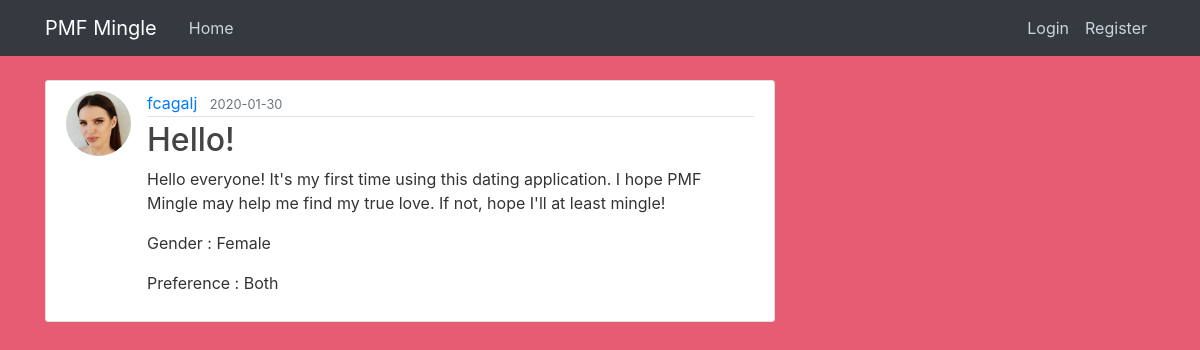
/post/1, run on the app's committed database.
### datingapp/models.py (models this page shows, shortened)
class User(db.Model, UserMixin):
    id = db.Column(db.Integer, primary_key=True)
    username = db.Column(db.String(20), unique=True, nullable=False)
    email = db.Column(db.String(120), unique=True, nullable=False)
    image_file = db.Column(db.String(20), nullable=False,
                           default='default.jpg')
    password = db.Column(db.String(60), nullable=False)
    gender = db.Column(db.String(20), nullable=False)
    preference = db.Column(db.String(20), nullable=False)
    posts = db.relationship('Post', backref='author', lazy=True)
    liked = db.relationship(
        'PostLike',
        foreign_keys='PostLike.user_id',
        backref='user', lazy='dynamic')

class Post(db.Model):
    id = db.Column(db.Integer, primary_key=True)
    title = db.Column(db.String(100), nullable=False)
    date_posted = db.Column(db.DateTime, nullable=False,
                            default=datetime.utcnow)
    content = db.Column(db.Text, nullable=False)
    user_id = db.Column(db.Integer, db.ForeignKey('user.id'), nullable=False)
    likes = db.relationship('PostLike', backref='post', lazy='dynamic')

### datingapp/routes.py (the view)
@app.route("/post/<int:post_id>")
def post(post_id):
    post = Post.query.get_or_404(post_id)
    return render_template('post.html', title=post.title, post=post)

### datingapp/templates/post.html (shortened to what this page needs)
{% extends "layout.html" %}
{% block content %}
  <article class="media content-section">
    <img class="rounded-circle article-img" src="{{ url_for('static', filename='profile_pics/' + post.author.image_file) }}">
    <div class="media-body">
      <div class="article-metadata">
        <a class="mr-2" href="#">{{ post.author.username }}</a>
        <small class="text-muted">{{ post.date_posted.strftime('%Y-%m-%d') }}</small>
      </div>
      <h2 class="article-title">{{ post.title }}</h2>
      <p class="article-content">{{ post.content }}</p>
      <p>Gender : {{ post.author.gender }}</p>
      <p>Preference : {{ post.author.preference }}</p>
    </div>
  </article>
{% endblock content %}

### datingapp/static/main.css (style rules this page uses)
body { background: rgb(230, 92, 115); color: #333333; margin-top: 5rem; }
h1, h2, h3, h4, h5, h6 { color: #444444; }
.content-section { background: #ffffff; padding: 10px 20px; border: 1px solid #dddddd; border-radius: 3px; margin-bottom: 20px; }
.article-title { color: #444444; }
.article-content { white-space: pre-line; }
.article-img { height: 65px; width: 65px; margin-right: 16px; }
.article-metadata { padding-bottom: 1px; margin-bottom: 4px; border-bottom: 1px solid #e3e3e3; }

### data on the page
User: image_file (picture), author.username "fcagalj", author.gender "Female", author.preference "Both"
Post: date_posted "2020-01-30", title "Hello!", content "Hello everyone! It's my first time using this dating application. I hope PMF Mingle may help me find my true love. If not, hope I'll at least mingle!"
